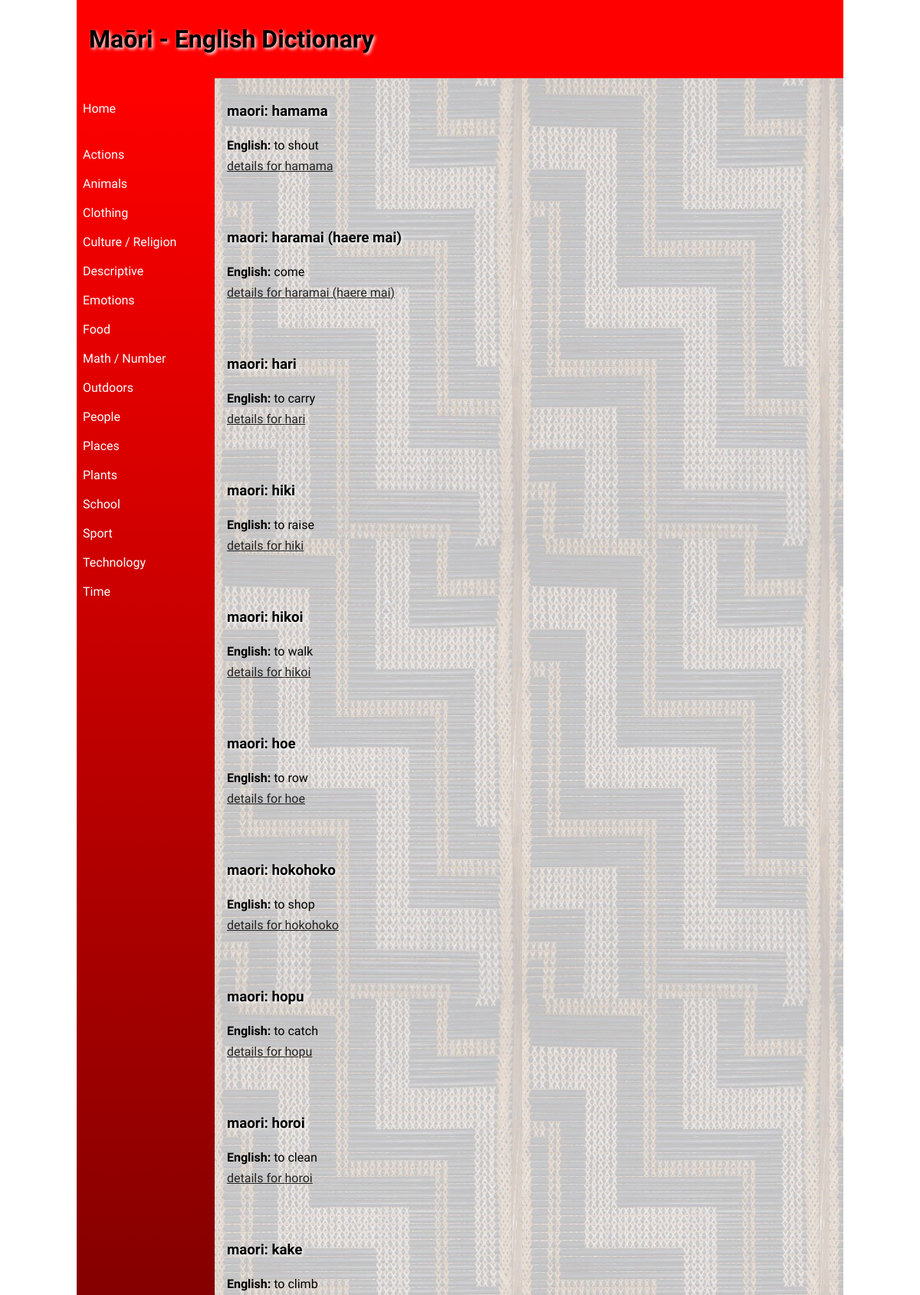
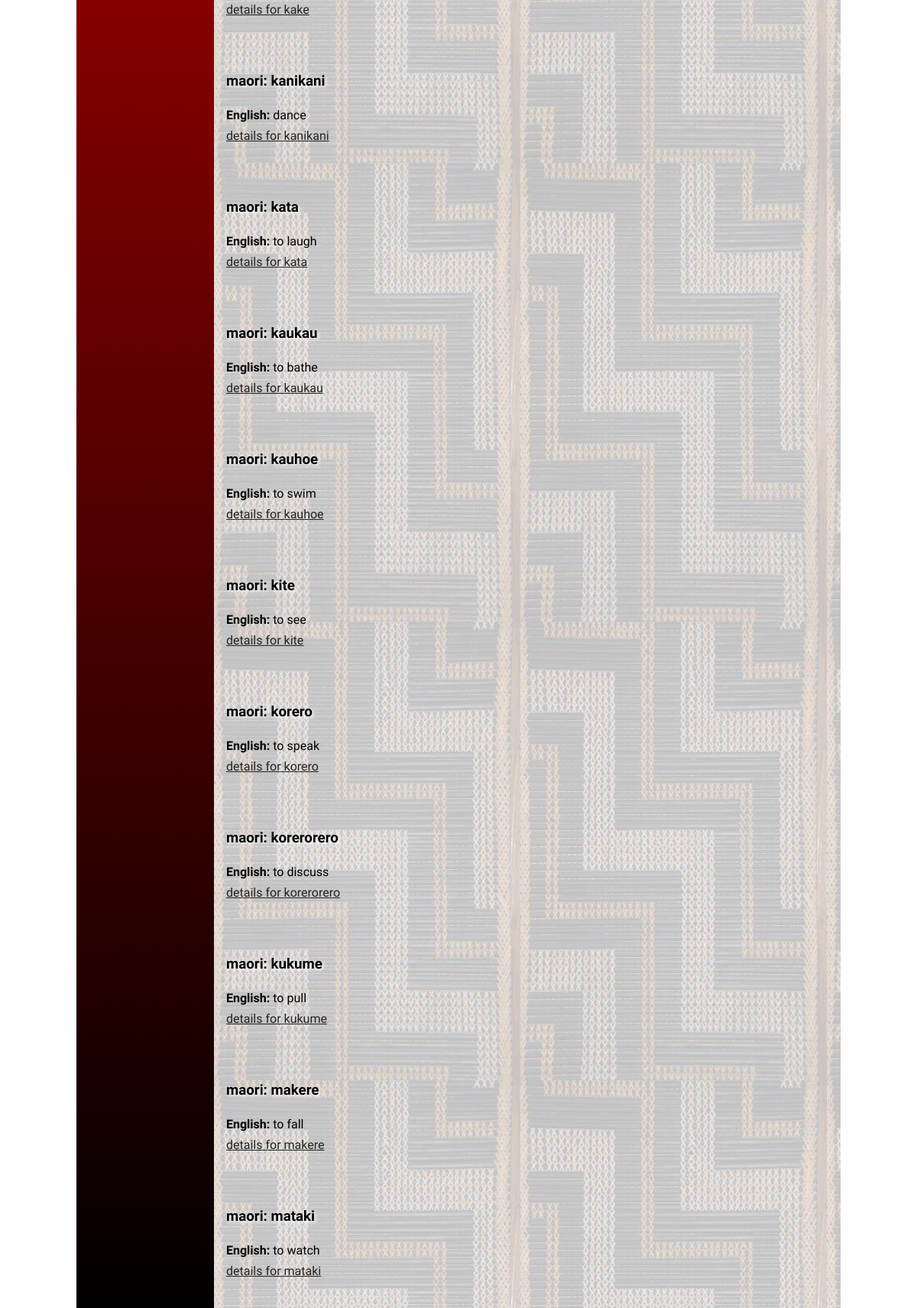
Screenshot of /word/Actions (upper part) with the database file from the repository (2 pictures, top to bottom).
### tables this page shows
CREATE TABLE Category
(
	id integer
		constraint Category_pk
			primary key autoincrement,
	Category varchar(30)
);

CREATE TABLE "Dictionary"
(
	id integer
		constraint Dictionary_pk
			primary key autoincrement,
	Maori varchar(30),
	English varchar(30),
	Category varchar(30),
	Definition varchar(300),
	Level varchar(30)
);

### app.py (the view)
@app.route('/word/<category>')
def render_wordpage(category):
    con = create_connection(DB_NAME)
    query = "SELECT Maori, English, Category, Definition, Level FROM Dictionary where Category=?"
    cur = con.cursor()
    cur.execute(query, (category,))
    Dictionary_list = cur.fetchall()
    con.close()
    con2 = create_connection(DB_NAME)
    query2 = "SELECT Category FROM Category"
    cur2 = con2.cursor()
    cur2.execute(query2)
    Category_list = cur2.fetchall()
    con2.close()
    return render_template('word.html', Dictionarys=Dictionary_list, Categorys=Category_list)

### app.py (called while the page is built)
def create_connection(db_file):
    try:
        connection = sqlite3.connect(db_file)
        return connection
    except Error as e:
        print(e)
    return None

### templates/word.html (shortened to what this page needs)
{% extends 'base.html' %}
{% block heading %}Maōri - English Dictionary{% endblock %}
{% block main %}
<div class="Dictionarys">
    {% for Dictionary in Dictionarys %}
         <div class="product-box">
             <h3><strong>maori: </strong>{{ Dictionary[0] }}</h3>
             <p><strong>English: </strong>{{ Dictionary[1] }}</p>
             <a href="/detail/{{Dictionary[0]}}">details for {{Dictionary[0]}}</a>
             <br><br>
             <br><br>
         </div>
         {% endfor %}
    </div>
{% endblock %}

### templates/base.html (shortened to what this page needs)
<!doctype html>
<html lang="en">
<head>
	<link href="{{ url_for('static', filename='css/style.css') }}" rel="stylesheet">
</head>
<body>
	<div id="container">
		<header>
			<h1>{% block heading %}{% endblock %}</h1>
		</header>
		<nav>
			<ul>
                <li><a href="\">Home</a></li>
				<br><br>
				<div class="Categorys">
    {% for Category in Categorys %}
         <div class="product-box">
             <a href="/word/{{Category[0]}}">{{Category[0]}}</a>
			 <br><br>
         </div>
         {% endfor %}
    </div>
			</ul>
		</nav>
		<main>
            {% block main%}{% endblock %}
        </main>
	</div>
</body>
</html>

### static/css/style.css (style rules this page uses)
* { font-family: Comfortaa, sans-serif; margin: 0; padding: 0; box-sizing: border-box; }
#container { display: grid; grid-template-columns: 75px auto; grid-template-areas: 'nav header' 'main main' 'footer footer'; }
header { grid-area: header; background-color: #f00; padding: 1rem; }
nav { grid-area: nav; }
main { grid-area: main; padding: 1rem; background-color: #edd; }
h1, h2, h3, h4 { padding: 1rem 0; font-family: 'Suez One', serif; color: #000; text-shadow: 2px 2px 4px #fff; }
p { padding: 0.5rem 0; }
a { color: #222; }
@media only screen and (min-width: 768px) { #container { grid-template-columns: 180px auto; grid-template-areas: 'header header' 'nav main' 'footer footer'; } }
@media only screen and (min-width: 768px) { nav { background: linear-gradient(180deg, rgba(255,0,0,1) 0%, rgba(0, 0, 0, 1) 50%, rgba(255,0,0,1) 100%); padding: 0.5rem; } }
@media only screen and (min-width: 768px) { nav ul { list-style: none; } }
@media only screen and (min-width: 768px) { nav li { padding: 0.2rem 0; } }
@media only screen and (min-width: 768px) { nav a { color: #fff; text-decoration: none; } }
@media only screen and (min-width: 768px) { main { background-image: url('/poutama.jpg'); } }
@media only screen and (min-width: 1000px) { #container { width: 1000px; margin: auto; } }

### rows the page displays
Category: Category "Actions"
Category: Category "Animals"
Category: Category "Clothing"
Category: Category "Culture / Religion"
Category: Category "Descriptive"
Category: Category "Emotions"
Category: Category "Food"
Category: Category "Math / Number"
Category: Category "Outdoors"
Category: Category "People"
Category: Category "Places"
Category: Category "Plants"
Category: Category "School"
Category: Category "Sport"
Category: Category "Technology"
Category: Category "Time"
Dictionary: Maori "hamama", English "to shout"
Dictionary: Maori "haramai (haere mai)", English "come"
Dictionary: Maori "hari", English "to carry"
Dictionary: Maori "hiki", English "to raise"
Dictionary: Maori "hikoi", English "to walk"
Dictionary: Maori "hoe", English "to row"
Dictionary: Maori "hokohoko", English "to shop"
Dictionary: Maori "hopu", English "to catch"
Dictionary: Maori "horoi", English "to clean"
Dictionary: Maori "kake", English "to climb"
Dictionary: Maori "kanikani", English "dance"
Dictionary: Maori "kata", English "to laugh"
Dictionary: Maori "kaukau", English "to bathe"
Dictionary: Maori "kauhoe", English "to swim"
Dictionary: Maori "kite", English "to see"
Dictionary: Maori "korero", English "to speak"
Dictionary: Maori "korerorero", English "to discuss"
Dictionary: Maori "kukume", English "to pull"
Dictionary: Maori "makere", English "to fall"
Dictionary: Maori "mataki", English "to watch"
